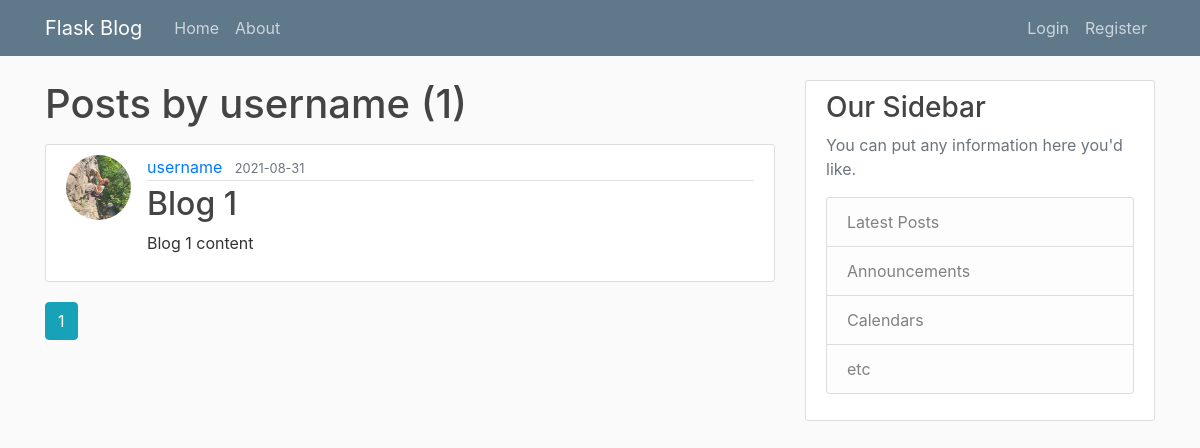
Page /user/username on the earlier database version.
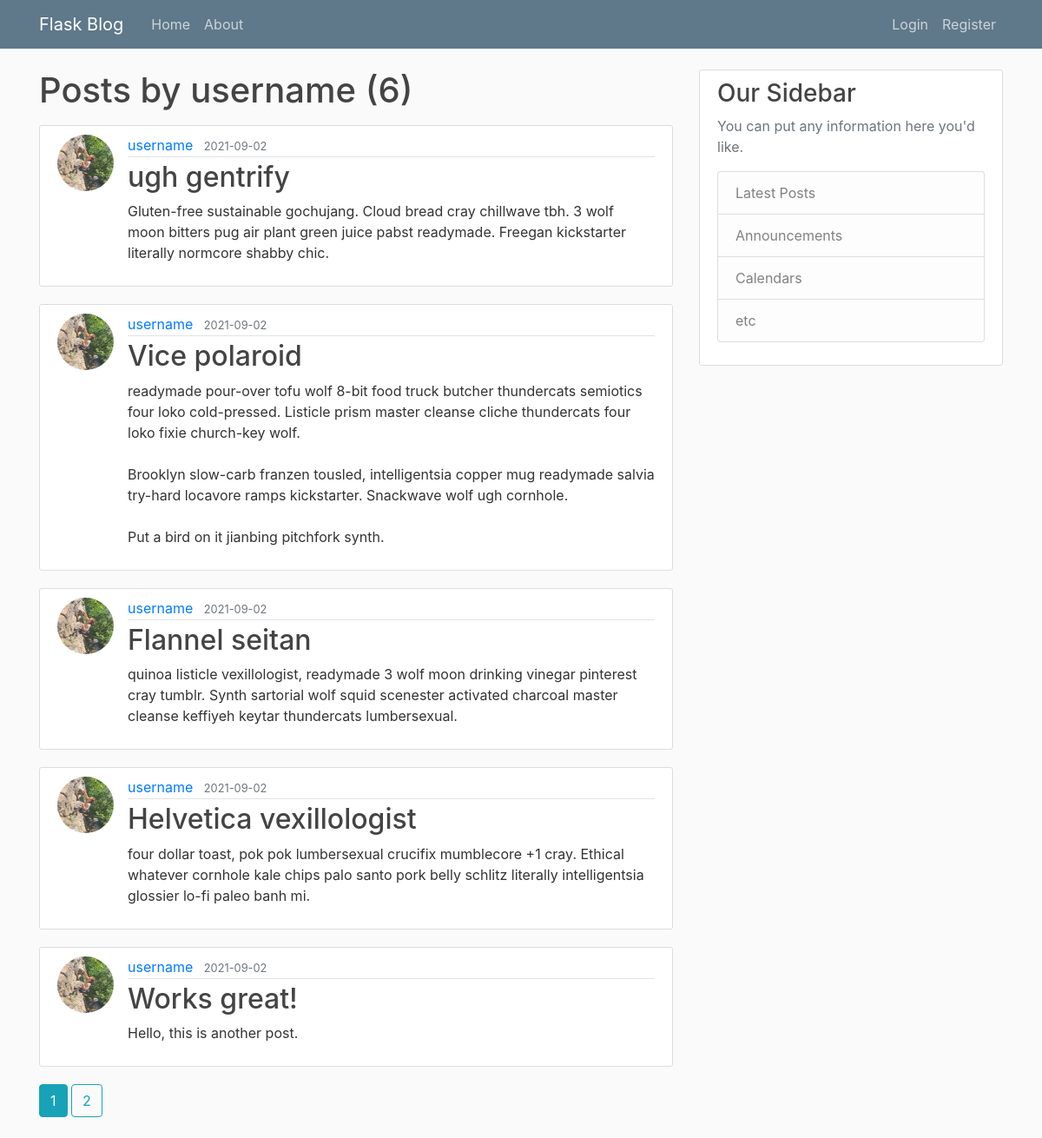
Same page on the later database version.
### flaskblog/models.py (models this page shows, shortened)
class User(db.Model, UserMixin):
    id = db.Column(db.Integer, primary_key=True)
    username = db.Column(db.String(20), unique=True, nullable=False)
    email = db.Column(db.String(120), unique=True, nullable=False)
    image_file = db.Column(db.String(20), nullable=False, default='default.jpg')
    password = db.Column(db.String(60), nullable=False)
    posts = db.relationship('Post', backref='author', lazy=True)

class Post(db.Model):
    id = db.Column(db.Integer, primary_key=True)
    title = db.Column(db.String(100), nullable=False)
    date_posted = db.Column(db.DateTime, nullable=False, default=datetime.utcnow)
    content = db.Column(db.Text, nullable=False)
    user_id = db.Column(db.Integer, db.ForeignKey('user.id'), nullable=False)

### flaskblog/users/routes.py (the view)
@users.route("/user/<string:username>")
def user_posts(username):
    page = request.args.get('page', 1, type=int)
    user = User.query.filter_by(username=username).first_or_404()
    posts = Post.query.filter_by(author=user)\
    .order_by(Post.date_posted.desc())\
    .paginate(page=page, per_page=5)
    return render_template('user_posts.html', posts=posts, user=user)

### flaskblog/templates/user_posts.html
{% extends "layout.html"%}
{% block content %}
    <h1 class="mb-3">Posts by {{ user.username }} ({{ posts.total }})</h1>
  {% for post in posts.items %}
    <article class="media content-section">
      <img
        class="rounded-circle article-img"
        src="{{ url_for('static', filename='profile_pics/' + post.author.image_file) }}"
        alt="profile img"
      />
      <div class="media-body">
        <div class="article-metadata">
          <a class="mr-2" href="{{ url_for('users.user_posts', username=post.author.username) }}">{{ post.author.username }}</a>
          <small class="text-muted"
            >{{ post.date_posted.strftime('%Y-%m-%d') }}</small
          >
        </div>
        <h2>
          <a class="article-title" href="{{ url_for('posts.post', post_id=post.id) }}"
            >{{ post.title }}</a
          >
        </h2>
        <p class="article-content">{{ post.content }}</p>
      </div>
    </article>
  {% endfor %}
  {% for page_num in posts.iter_pages(left_edge=1, right_edge=1, left_current=1, right_current=2) %}
    {% if page_num %}
      {% if posts.page == page_num %}
        <a class="btn btn-info mb-4" href="{{ url_for('users.user_posts', username=user.username, page=page_num) }}">{{ page_num }}</a>
      {% else %}
        <a class="btn btn-outline-info mb-4" href="{{ url_for('users.user_posts', username=user.username, page=page_num) }}">{{ page_num }}</a>
      {% endif %}
    {% else %}
      ...
    {% endif %}
  {% endfor %}
{% endblock content %}

### flaskblog/templates/layout.html (shortened to what this page needs)
<!DOCTYPE html>
<html lang="en">
<head>
     <link rel="stylesheet" href="https://stackpath.bootstrapcdn.com/bootstrap/4.3.1/css/bootstrap.min.css">
     <link rel="stylesheet" type="text/css" href="{{ url_for('static', filename='main.css') }}">
</head>
<body>
    <header class="site-header">
        <nav class="navbar navbar-expand-md navbar-dark bg-steel fixed-top">
          <div class="container">
            <a class="navbar-brand mr-4" href="/">Flask Blog</a>
            <div class="collapse navbar-collapse" id="navbarToggle">
              <div class="navbar-nav mr-auto">
                <a class="nav-item nav-link" href="{{ url_for('main.home') }}">Home</a>
                <a class="nav-item nav-link" href="{{ url_for('main.about') }}">About</a>
              </div>
              <div class="navbar-nav">
                {% if current_user.is_authenticated%}
                <a class="nav-item nav-link" href="{{ url_for('posts.new_post') }}">New Post</a>
                <a class="nav-item nav-link" href="{{ url_for('users.account') }}">Account</a>
                <a class="nav-item nav-link" href="{{ url_for('users.logout') }}">Logout</a>
                {% else %}
                <a class="nav-item nav-link" href="{{ url_for('users.login') }}">Login</a>
                <a class="nav-item nav-link" href="{{ url_for('users.register') }}">Register</a>
                {% endif %}
              </div>
            </div>
          </div>
        </nav>
      </header>
      <main role="main" class="container">
        <div class="row">
          <div class="col-md-8">
            {% block content %}{% endblock %}
          </div>
          <div class="col-md-4">
            <div class="content-section">
              <h3>Our Sidebar</h3>
              <p class='text-muted'>You can put any information here you'd like.
                <ul class="list-group">
                  <li class="list-group-item list-group-item-light">Latest Posts</li>
                  <li class="list-group-item list-group-item-light">Announcements</li>
                  <li class="list-group-item list-group-item-light">Calendars</li>
                  <li class="list-group-item list-group-item-light">etc</li>
                </ul>
              </p>
            </div>
          </div>
        </div>
      </main>
</body>
</html>

### flaskblog/static/main.css (style rules this page uses)
body { background: #fafafa; color: #333333; margin-top: 5rem; }
h1, h2, h3, h4, h5, h6 { color: #444444; }
.bg-steel { background-color: #5f788a; }
.site-header .navbar-nav .nav-link { color: #cbd5db; }
.content-section { background: #ffffff; padding: 10px 20px; border: 1px solid #dddddd; border-radius: 3px; margin-bottom: 20px; }
.article-title { color: #444444; }
.article-content { white-space: pre-line; }
.article-img { height: 65px; width: 65px; margin-right: 16px; }
.article-metadata { padding-bottom: 1px; margin-bottom: 4px; border-bottom: 1px solid #e3e3e3 }

Differences in the rows shown:
no longer on this page (row edited): Post: image_file (picture), author.username "username", date_posted "2021-08-31", title "Blog 1", content "Blog 1 content"
added Post: image_file (picture), author.username "username", date_posted "2021-09-02", title "ugh gentrify", content "Gluten-free sustainable gochujang. Cloud bread cray chillwave tbh. 3 wolf moon bitters pug air plant green juice pabst readymade. Freegan kickstarter literally normcore shabby chic."
added Post: image_file (picture), author.username "username", date_posted "2021-09-02", title "Vice polaroid", content "readymade pour-over tofu wolf 8-bit food truck butcher thundercats semiotics four loko cold-pressed. Listicle prism master cleanse cliche thundercats four loko fixie church-key wolf. Brooklyn slow-carb franzen tousled, intelligentsia copper mug readymade salvia try-hard locavore ramps kickstarter. Snackwave wolf ugh cornhole. Put a bird on it jianbing pitchfork synth."
added Post: image_file (picture), author.username "username", date_posted "2021-09-02", title "Flannel seitan", content "quinoa listicle vexillologist, readymade 3 wolf moon drinking vinegar pinterest cray tumblr. Synth sartorial wolf squid scenester activated charcoal master cleanse keffiyeh keytar thundercats lumbersexual."
added Post: image_file (picture), author.username "username", date_posted "2021-09-02", title "Helvetica vexillologist", content "four dollar toast, pok pok lumbersexual crucifix mumblecore +1 cray. Ethical whatever cornhole kale chips palo santo pork belly schlitz literally intelligentsia glossier lo-fi paleo banh mi."
added Post: image_file (picture), author.username "username", date_posted "2021-09-02", title "Works great!", content "Hello, this is another post."
Other differences:
{{ posts.total }}: "1" → "6"
new list line: "2"
